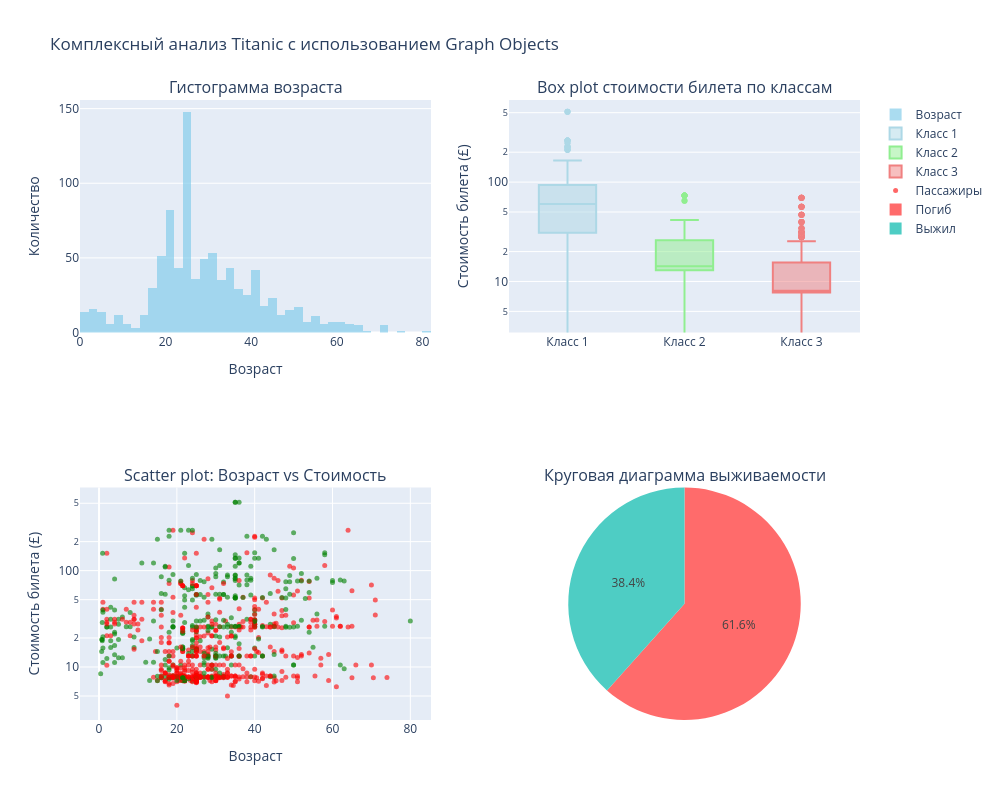

The notebook cell saved with this chart:
### Markdown cell above
### Построить несколько суб-графиков на одном графике.

### Code cell
# Создаем фигуру с несколькими графиками
fig15 = make_subplots(
    rows=2, cols=2,
    subplot_titles=('Гистограмма возраста', 
                    'Box plot стоимости билета по классам',
                    'Scatter plot: Возраст vs Стоимость',
                    'Круговая диаграмма выживаемости'),
    specs=[[{'type': 'histogram'}, {'type': 'box'}],
           [{'type': 'scatter'}, {'type': 'pie'}]]
)

# 1. Гистограмма возраста
fig15.add_trace(
    go.Histogram(x=df['Age'], name='Возраст', marker_color='skyblue', opacity=0.7),
    row=1, col=1
)

# 2. Box plot стоимости билета по классам
for pclass in sorted(df['Pclass'].unique()):
    class_data = df[df['Pclass'] == pclass]['Fare']
    fig15.add_trace(
        go.Box(y=class_data, name=f'Класс {pclass}', 
               marker_color=['lightblue', 'lightgreen', 'lightcoral'][pclass-1]),
        row=1, col=2
    )

# 3. Scatter plot: Возраст vs Стоимость
survived_colors = df['Survived'].map({0: 'red', 1: 'green'})
fig15.add_trace(
    go.Scatter(x=df['Age'], y=df['Fare'],
               mode='markers',
               marker=dict(color=survived_colors, size=5, opacity=0.6),
               name='Пассажиры',
               text=df['Name'],
               hovertemplate='<b>%{text}</b><br>Возраст: %{x}<br>Стоимость: %{y}£<extra></extra>'),
    row=2, col=1
)

# 4. Круговая диаграмма выживаемости
survival_counts = df['Survived_label'].value_counts()
fig15.add_trace(
    go.Pie(labels=survival_counts.index, 
           values=survival_counts.values,
           marker_colors=['#ff6b6b', '#4ecdc4'],
           name='Выживаемость'),
    row=2, col=2
)

# Обновляем layout
fig15.update_layout(height=800, width=1000, 
                    title_text="Комплексный анализ Titanic с использованием Graph Objects",
                    showlegend=True)

# Обновляем оси
fig15.update_xaxes(title_text="Возраст", row=1, col=1)
fig15.update_yaxes(title_text="Количество", row=1, col=1)
fig15.update_yaxes(title_text="Стоимость билета (£)", type="log", row=1, col=2)
fig15.update_xaxes(title_text="Возраст", row=2, col=1)
fig15.update_yaxes(title_text="Стоимость билета (£)", type="log", row=2, col=1)

fig15.show()

### Figure 1 — Plotly figure (JSON) as saved in the notebook; plotly's stock layout.template omitted (floating-point values rounded to 4 significant figures; data arrays with more than 128 entries replaced by an {"elided": "..."} marker saying what was removed)
{"data": [{"marker": {"color": "skyblue"}, "name": "Возраст", "opacity": 0.7, "type": "histogram", "x": {"elided": "891 float values"}, "xaxis": "x", "yaxis": "y"}, {"marker": {"color": "lightblue"}, "name": "Класс 1", "type": "box", "xaxis": "x2", "y": {"elided": "216 float values"}, "yaxis": "y2"}, {"marker": {"color": "lightgreen"}, "name": "Класс 2", "type": "box", "xaxis": "x2", "y": {"elided": "184 float values"}, "yaxis": "y2"}, {"marker": {"color": "lightcoral"}, "name": "Класс 3", "type": "box", "xaxis": "x2", "y": {"elided": "491 float values"}, "yaxis": "y2"}, {"hovertemplate": "<b>%{text}</b><br>Возраст: %{x}<br>Стоимость: %{y}£<extra></extra>", "marker": {"color": {"elided": "891 str values"}, "opacity": 0.6, "size": 5}, "mode": "markers", "name": "Пассажиры", "text": {"elided": "891 str values"}, "type": "scatter", "x": {"elided": "891 float values"}, "xaxis": "x3", "y": {"elided": "891 float values"}, "yaxis": "y3"}, {"domain": {"x": [0.55, 1], "y": [0, 0.375]}, "labels": ["Погиб", "Выжил"], "marker": {"colors": ["#ff6b6b", "#4ecdc4"]}, "name": "Выживаемость", "type": "pie", "values": [549, 342]}], "layout": {"annotations": [{"font": {"size": 16}, "showarrow": false, "text": "Гистограмма возраста", "x": 0.225, "xanchor": "center", "xref": "paper", "y": 1, "yanchor": "bottom", "yref": "paper"}, {"font": {"size": 16}, "showarrow": false, "text": "Box plot стоимости билета по классам", "x": 0.775, "xanchor": "center", "xref": "paper", "y": 1, "yanchor": "bottom", "yref": "paper"}, {"font": {"size": 16}, "showarrow": false, "text": "Scatter plot: Возраст vs Стоимость", "x": 0.225, "xanchor": "center", "xref": "paper", "y": 0.375, "yanchor": "bottom", "yref": "paper"}, {"font": {"size": 16}, "showarrow": false, "text": "Круговая диаграмма выживаемости", "x": 0.775, "xanchor": "center", "xref": "paper", "y": 0.375, "yanchor": "bottom", "yref": "paper"}], "height": 800, "showlegend": true, "title": {"text": "Комплексный анализ Titanic с использованием Graph Objects"}, "width": 1000, "xaxis": {"anchor": "y", "domain": [0, 0.45], "title": {"text": "Возраст"}}, "xaxis2": {"anchor": "y2", "domain": [0.55, 1]}, "xaxis3": {"anchor": "y3", "domain": [0, 0.45], "title": {"text": "Возраст"}}, "yaxis": {"anchor": "x", "domain": [0.625, 1], "title": {"text": "Количество"}}, "yaxis2": {"anchor": "x2", "domain": [0.625, 1], "title": {"text": "Стоимость билета (£)"}, "type": "log"}, "yaxis3": {"anchor": "x3", "domain": [0, 0.375], "title": {"text": "Стоимость билета (£)"}, "type": "log"}}}
